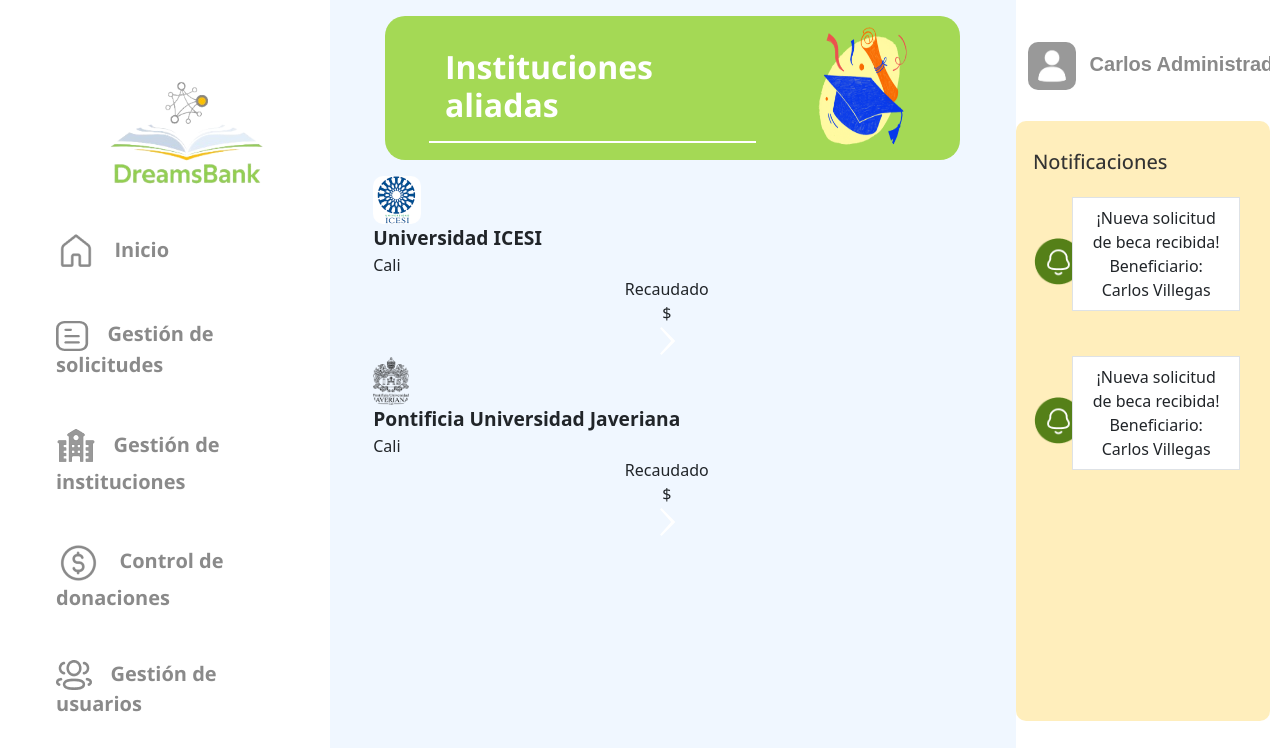
Screenshot of /users/institutions/ (signed in) with the database file from the repository.
### users/models.py (models this page shows, shortened)
class User(AbstractBaseUser, PermissionsMixin):
    username=None
    BENEFICIARY=1
    NATURALDONOR=2
    LEGALDONOR=3
    INSTITUTION=4
    ADMIN=5
    ROLE_CHOICE=(
          (BENEFICIARY, 'Beneficiario'),
          (NATURALDONOR,'Donante natural'),
          (LEGALDONOR,'Donante juridico'),
          (INSTITUTION,'Institución'),
          (ADMIN,'Admin'),
    )
    TI=1
    CC=2
    CE=3
    NIT=4
    IDTYPE_CHOICE= ((TI,'Tarjeta de Identidad'),
                (CC,'Cédula de Ciudadanía'),
                ( CE,'Cédula extranjera'),
                (NIT,'NIT'))
    email = models.EmailField(_("email address"), unique=True)
    name=models.CharField(max_length=100,null=False)
    profilePicture= models.ImageField(upload_to="users",null=True, blank=True)
    idType = models.PositiveSmallIntegerField(choices=IDTYPE_CHOICE,null=False)
    numID = models.CharField(max_length=10,null=False)
    role=models.PositiveSmallIntegerField(choices=ROLE_CHOICE,null=False)
    date_joined = models.DateTimeField(auto_now_add=True)
    last_login= models.DateTimeField(auto_now_add=True)
    created_date = models.DateTimeField(auto_now_add=True)
    modified_date = models.DateTimeField(auto_now_add=True)
    contact = models.CharField(max_length=15)
    notifications = models.ManyToManyField(Notification)
    is_staff = models.BooleanField(default=False)
    is_active = models.BooleanField(default=True)
    is_admin = models.BooleanField(default=False)
    is_superadmin = models.BooleanField(default=False)
    is_superuser = models.BooleanField(default=False)
    date_joined = models.DateTimeField(default=timezone.now)
    USERNAME_FIELD = "email"
    REQUIRED_FIELDS = ['name', 'idType', 'numID', 'role']
    objects = UserManager()

class Institution(User):
    description = models.TextField(max_length=255)
    TYPE_CHOICES = (
        ('Tecnica', 'Tecnica'),
        ('Tecnologica', 'Tecnologica'),
        ('Pregrado', 'Pregrado'),
        ('Posgrado','Posgrado')
    )
    type_institution = models.CharField(
        max_length=255,
        blank = False,
    )
    address = models.CharField(max_length=100)
    city = models.CharField(max_length=70)
    money_donation = models.IntegerField(default=0)
    optionsstate= (('A','Aprobada'),
                     ('P','Pendiente'),
                     ('R','Rechazada'))
    verificationState = models.CharField(max_length=30,choices=optionsstate,null=False, default='P')

class Notification(models.Model):
    content = models.CharField(max_length=255)
    is_read = models.BooleanField(default=False)
    timestamp = models.DateTimeField(auto_now_add=True)

### users/views.py (the view)
# urls.py: path('institutions/', UserListView.as_view(), name='user_list'),
class UserListView(ListView):
    model = User
    template_name = 'usersList.html'
    context_object_name = 'users'
    def get_queryset(self):
        return User.objects.filter(role=User.INSTITUTION)

### users/templates/usersList.html (shortened to what this page needs)
{% extends 'base.html' %} {% load static %}
    {% block content %}
    <link href="{% static '/historyapplications.css' %}" rel="stylesheet" />
    <link href="{% static 'newscholarship.css' %}" rel="stylesheet" />
    <div class="row mb-3 flex-sm-row" id="contTitulo">
      <div class="col-md-8">
        <br />
        <h1 id="titulo" class="mt-2" style="color: white">Instituciones aliadas</h1>
        <hr id="line" class="w-80" />
      </div>
      <div class="col-md-4">
        <img
          src="../../media/icons/HigherEducation.png"
          alt="No Encontrada"
          class="img-fluid d-none d-md-block"
          id="graduatedImg"
        />
      </div>
    </div>
    {% if users %}
{% for user in users  %}
<tr class="mt-4 align-middle" style="height: 7rem;" >
  <td class="align-middle" style="border-top-left-radius: 10px; border-bottom-left-radius: 10px;">
    {% if user.profilePicture != "" %}
    <img src="/media/{{ user.profilePicture }}" class="img-fluid" alt="noimage"
      style="max-width: 3rem; max-height: 3rem; border-radius: 10px; margin-right: 0.5rem;">
    {% else %}
    <img src="/media/users/profile_default.png" class="img-fluid" alt="noimage"
      style="max-width: 3rem; max-height: 3rem; border-radius: 10px; margin-right: 0.5rem;">
    {% endif %}
  </td>
  <td>
    <div class="row">
      <div class="col-12" style="font-weight: bolder; font-size: larger;">{{ user.name|capfirst }}
      </div>
      <div class="col-12">{{ user.institution.city }}</div>
    </div>
  </td>
  <td>
    <div class="row my-auto">
      <div class="col-12 text-center">Recaudado</div>
      <div class="col-12 text-center">$ {{ user.money_donation }}</div>
    </div>
  </td>
  <td
    style="background-color: rgba(242, 159, 5, 0.7); border-top-right-radius: 10px; border-bottom-right-radius: 10px;"
    class="align-middle">
    <div class="d-flex align-items-center justify-content-center">
      <button type="submit" class="btn btn-link p-0" style=" border: none;" name="viewBeneficiaryDetails"
        data-scholarship-id="{{ user.id_user.name }}">
        <a href="{% url 'scholarships:showdetailsinstitucion' id=user.id %}">
        <img src="/media/images/Forward.png" class="img-fluid" alt="noimage"
          style="max-width: 3rem; max-height: 3rem;">
        </a>
      </button>
    </div>
  </td>
</tr>
{% endfor %}
    {% endif %}
    {% endblock %}

### scholarships/templates/base.html (shortened to what this page needs)
{% load static %}
<!DOCTYPE html>
<html lang="en">
<head>
  <link href="{% static '_base_menu.css' %}" rel="stylesheet" />
  <link href="https://cdn.jsdelivr.net/npm/bootstrap@5.3.0-alpha3/dist/css/bootstrap.min.css" rel="stylesheet"
 />
</head>
<body>
  <div class="container-fluid" id="containerinit">
    <div class="row  justify-content-between">
      <div class=col-md-3 id=left-bar>
        <nav class="navbar navbar-expand-lg col-md-3 sticky-md-top h-100 position-fixed" id="leftspace"
          style="height: 100%">
          <div class="container-fluid" id="leftbar">
            <div class="collapse navbar-collapse" id="navbarSupportedContent">
            <ul class="nav flex-column">
                <div id="logo-leftbar">
                  <a class="d-flex align-items-center" href="#"><img src="../../../../../../../../../media/icons/logoInicio.png" width="194" height="140" ></a>
                </div>
            <li class="nav-link">
            <a href="{% url 'scholarships:showmenu' %}" class="nav-link">
              <img src="../../../../../../../../../../../media/images/Home.png" alt="Icono Inicio" class="img-fluid" id="icon" />
                      &nbsp;Inicio
            </a>
            </li>
            <li class="nav-link">
              {% if user.role == user.BENEFICIARY %}
              <a href="../newapplication/" class="nav-link">
                <img src="../../../../../../../../../../../media/images/IconPlus.png" alt="Icono nueva solicitud" class="img-fluid"
                id="icon" />
               <span class="fs-4 m-1 d-none d-sm-inline my-custom-class" data-feather="new_scolarship"></span>
               &nbsp;Nueva solicitud de beca
              </a>
              {% elif user.role == user.ADMIN %}
              <a href="{% url 'scholarships:scholarships' %}" class="nav-link">
                <img src="../../../../../../../../../media/images/RequestHistory.png" alt="Icono gestión de solicitudes" class="img-fluid"
                        id="icon" />
                      &nbsp;Gestión de solicitudes
              </a>
              {% endif %}
              </li>
              <li class="nav-link">
                {% if user.role == user.BENEFICIARY %}
                <a href="{% url 'scholarships:look_donors' %}" class="nav-link">
                  <img src="../../../../../../../../../../../media/images/DonorUser.png" alt="Icono historial donantes" class="img-fluid"
                        id="icon" />
                      <span class="fs-4 m-1 d-none d-sm-inline my-custom-class" data-feather="donor_history"></span>
                    &nbsp;Historial de donantes
                </a>
                {% elif user.role == user.ADMIN %}
                <a href="{% url 'scholarships:look_institutions' %}" class="nav-link">
                  <img src="../../../../../../../../../media/images/ucampus.png" alt="Icono gestión de solicitudes" class="img-fluid"
                          id="icon" />
                        &nbsp;Gestión de instituciones
                </a>
                {% endif %}
                </li>
                <li class="nav-link">
                  {% if user.role == user.BENEFICIARY %}
                  <a href="{% url 'scholarships:lookapplication' %}" class="nav-link">
                    <img src="../../../../../../../../../../../media/images/RequestHistory.png" alt="Icono historial donantes" class="img-fluid"
                          id="icon" />
                        <span class="fs-4 m-1 d-none d-sm-inline my-custom-class" data-feather="donor_history"></span>
                      &nbsp;Historial de solicitudes
                  </a>
                  {% elif user.role == user.ADMIN %}
                  <a href="{% url 'scholarships:donationslist' %}" class="nav-link">
                    <img src="../../media/images/dollar.png" alt="Icono gestión de solicitudes" class="img-fluid"
                            id="icon" />
                          &nbsp;Control de donaciones
                  </a>
                  {% endif %}
                  </li>
                  <li class="nav-link">
                    {% if user.role == user.BENEFICIARY %}
                    <a href="{% url 'scholarships:soli_Activa' %}" class="nav-link">
                      <img src="../../../../../../../../media/images/IconActive.png" alt="Icono historial donantes" class="img-fluid"
                            id="icon" />
                          <span class="fs-4 m-1 d-none d-sm-inline my-custom-class" data-feather="active_request"></span>
                        &nbsp;Solicitud activa
                    </a>
                    {% elif user.role == user.ADMIN %}
                    <a href="{% url 'users:showUsers' %}" class="nav-link">
                      <img src="../../../../../../../../../media/images/DonorUser.png" alt="Icono gestión de usuarios" class="img-fluid"
                              id="icon" />
                            &nbsp;Gestión de usuarios
                    </a>
                    {% endif %}
                  </li>
                </ul>
            </div>
          </div>
        </nav>
      </div>
      <div class="col-12 col-md-6 col" id="ok">
        <div class="container mt-3" id="x2">
          {% block content %}{% endblock %}
        </div>
      </div>
      <div class="col-md-3" id="rightbar">
        <div class="row justify-content-end" id="profile">
          <div class="col-auto">
            <button class="navbar-toggler" type="button" data-bs-toggle="collapse" data-bs-target="#navbarNav"
              aria-controls="navbarNav" aria-expanded="false" aria-label="Toggle navigation">
              <span class="navbar-toggler-icon"></span>
            </button>
            <ul class="navbar-nav ml-auto">
              <li class="nav-link dropdown">
                <a class="nav-link dropdown-toggle" href="#" id="profileDropdown" role="button"
                  data-bs-toggle="dropdown" aria-expanded="false">
                  {% if user.profilePicture != "" %}
                  <img src="/media/{{ user.profilePicture }}" class="img-fluid" alt="noimage"
                    style="max-width: 4rem; max-height: 4rem; border-radius: 10px; margin-right: 0.5rem;">
                  {% else %}
                  <img src="/media/users/profile_default.png" class="img-fluid" alt="noimage"
                    style="max-width: 3rem; max-height: 3rem; border-radius: 10px; margin-right: 0.5rem;">
                  {% endif %}
                  {{ user.name|capfirst }}
                </a>
              </li>
            </ul>
          </div>
        </div>
        <div class="row d-flex flex-column" id="notif">
          <h4 class="mt-4">Notificaciones</h4>
          <ul class="list-group">
            {% for notification in user.notifications.all %}
              {% if not notification.is_read %}
                {% if user.role == user.BENEFICIARY and 'donación' in  notification.content %}
                  <a class="btn d-flex my-2 notifies" style="border-radius: 1rem;" href="{% url 'scholarships:look_donors' %}">
                {% elif user.role == user.ADMIN and 'institución' in notification.content  %}
                  <a class="btn d-flex my-2 notifies" style="border-radius: 1rem;" href="{% url 'scholarships:look_institutions' %}">
                {% elif user.role == user.ADMIN and 'solicitud' in notification.content  %}
                  <a class="btn d-flex my-2 notifies" style="border-radius: 1rem;" href="{% url 'scholarships:scholarships' %}">
                {% endif %}
                  <div class="row align-items-center">
                    <div class="col-2">
                      <img src="/media/images/Notification_Icon.png" class="img-fluid" alt="noimage" style="max-width: 3rem; max-height: 3rem; border-radius: 10px; margin-right: 0.5rem;">
                    </div>
                    <div class="col-10">
                      <li class="list-group-item font-weight-bold">{{ notification.content }}</li>
                    </div>
                  </div>
                </a>
              {% endif %}
            {% endfor %}
          </ul>
        </div>
        </div>
      </div>
    </div>
</body>
</html>

### static/css/_base_menu.css (style rules this page uses)
#left-bar { background-color: white; border-radius: 0px 30px 30px 0px; padding-right: 2%; }
.nav-link a { font-family: 'Open Sans'; font-style: normal; font-weight: 700; font-size: 20px; line-height: 27px; }
body { background-color: #F0F7FF; }
#logo-leftbar { display: block; margin: auto; width: 50%; margin-bottom: 1.25rem; }
li { margin-bottom: 15px; }
.nav-link a { color:#8A8A8A }
.nav-link { color:#8A8A8A; }
#rightbar { top: 0; right: 0; height: 100vh; background-color: white; width: 20%; position:sticky; border-radius: 30px 0px 0px 30px; }
#notif h4 { font-family: 'Open Sans'; font-style: bold; font-size: 1.25rem; color: #333333; margin-top: 9%; }
#ok,#x2,#new { background-color: #F0F7FF; }
#x2 { margin-right:10px; }
#profile { background-color: #fff; }
#notif { background: rgba(255, 218, 109, 0.46); border-radius: 10px; padding: 5px; position:sticky; height: calc(100vh - 200px); overflow-y: auto; }
#profile .nav-link { font-family: Arial, sans-serif; }
#profile img { max-width: 4rem; max-height: 4rem; border-radius: 10px; margin-right: 0.5rem; }

### static/css/historyapplications.css (style rules this page uses)
#contTitulo { background: #a4d955; border-radius: 20px; height: 9rem; }
#line { height: 0.15rem; opacity: 100%; border: 0.094rem solid #ffffff; background-color: #ffffff; transform: matrix(1, 0, 0, 1, 0, 0); margin-left: 2rem; }

### static/css/newscholarship.css (style rules this page uses)
body { background-color: #f0f7ff; }
#contTitulo { background: #a4d955; border-radius: 20px; height: 9rem; width: 98%; margin-left: 2%; }
#titulo { color: #ffffff; opacity: 100%; font-family: "Open Sans"; font-size: 2rem; font-weight: bold; margin-left: 3rem; }
#line { height: 0.15rem; opacity: 100%; border: 0.094rem solid #ffffff; background-color: #ffffff; transform: matrix(1, 0, 0, 1, 0, 0); margin-left: 2rem; }
#graduatedImg { float: right; width: 20rem; height: 9rem; background: url(.png); }
.container { background-color: #fff; }
#leftspace { background-color: #fff; opacity: 100%; }
#ok, #x2, #new { background-color: #f0f7ff; }

### rows the page displays
User: profilePicture (picture), name "Universidad ICESI", institution.city "Cali"
User: profilePicture (picture), name "Pontificia Universidad Javeriana", institution.city "Cali"
User: name "Carlos…"
Notification: is_read False (drawn), content "¡Nueva solicitud de beca recibida! Beneficiario: Carlos Villegas"
Notification: is_read False (drawn), content "¡Nueva solicitud de beca recibida! Beneficiario: Carlos Villegas"
